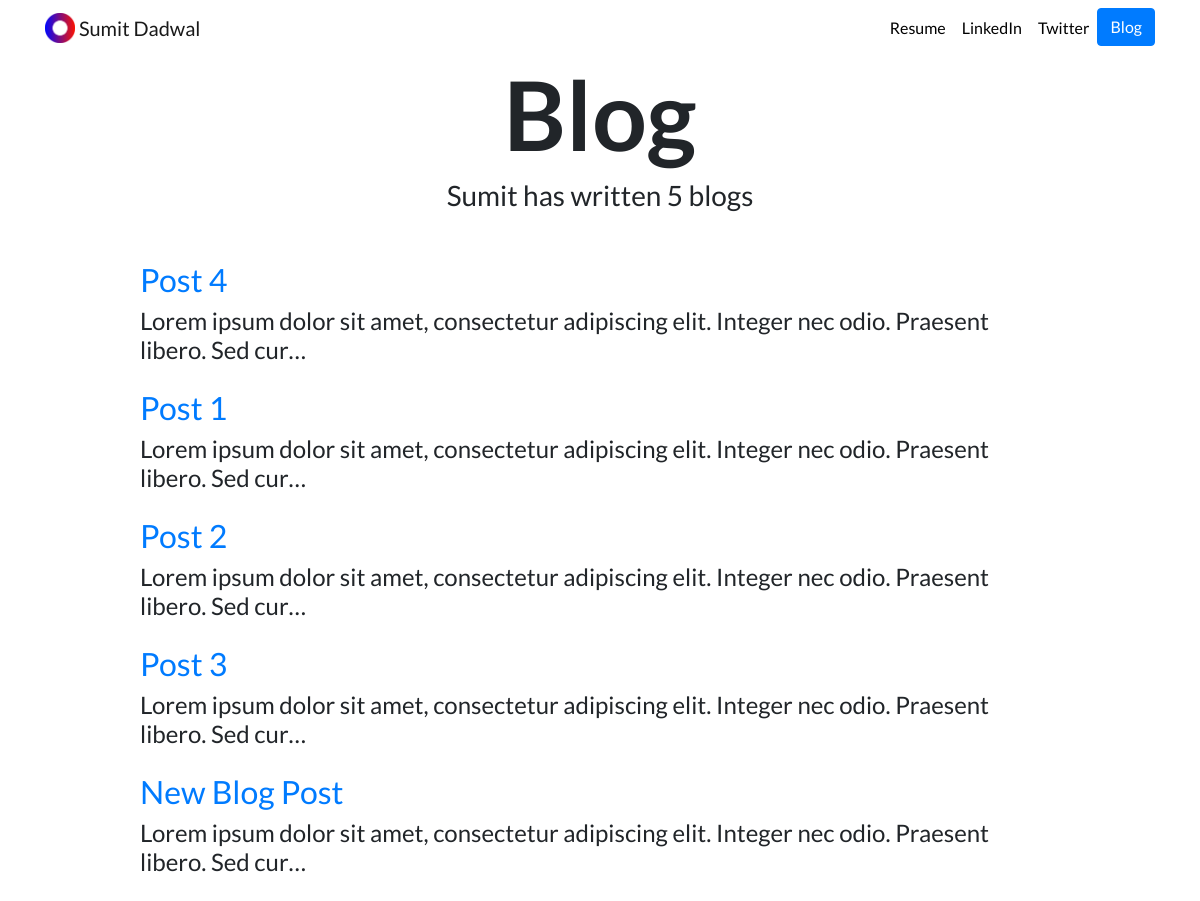
Screenshot of /blog/ with the database file from the repository.
### blog/models.py (models this page shows, shortened)
class Post(models.Model):
    title = models.CharField(max_length=100)
    description = models.TextField()
    author = models.ForeignKey(User, on_delete=models.CASCADE)
    date_posted = models.DateTimeField(default=timezone.now())

### blog/views.py (the view)
# urls.py: path('', views.blog, name='blog-home'),
def blog(request):
    posts = Post.objects.order_by('-date_posted')
    return render(request, 'blog/blog.html', {'posts': posts})

### blog/templates/blog/blog.html (shortened to what this page needs)
{% extends "portfolio/base.html" %}
{% load static %}
{% block content %}
<h1 id="blogtitle" class="font-weight-bold text-center">Blog</h1>
<h3 class="text-center mb-5">Sumit has written {{ posts.count }} blog{{ posts.count|pluralize }}</h3>
{% for post in posts %}
<div class="row justify-content-center my-3">
  <div class="col-md-10">
    <a href="{% url 'blog:blog-details' post.id %}">
      <h2>{{ post.title }}</h2>
    </a>
    <h4>{{ post.description|striptags|truncatechars:100 }}</h4>
  </div>
</div>
{% endfor %}
{% endblock %}

### portfolio/static/portfolio/custom.css (style rules this page uses)
body { font-family: 'Lato', sans-serif; }
#blogtitle { font-size: 6rem; }

### rows the page displays
Post: title "Post 4", description "Lorem ipsum dolor sit amet, consectetur adipiscing elit. Integer nec odio. Praesent libero. Sed cur…"
Post: title "Post 1", description "Lorem ipsum dolor sit amet, consectetur adipiscing elit. Integer nec odio. Praesent libero. Sed cur…"
Post: title "Post 2", description "Lorem ipsum dolor sit amet, consectetur adipiscing elit. Integer nec odio. Praesent libero. Sed cur…"
Post: title "Post 3", description "Lorem ipsum dolor sit amet, consectetur adipiscing elit. Integer nec odio. Praesent libero. Sed cur…"
Post: title "New Blog Post", description "Lorem ipsum dolor sit amet, consectetur adipiscing elit. Integer nec odio. Praesent libero. Sed cur…"

### other values shown
{{ posts.count }} "5"
